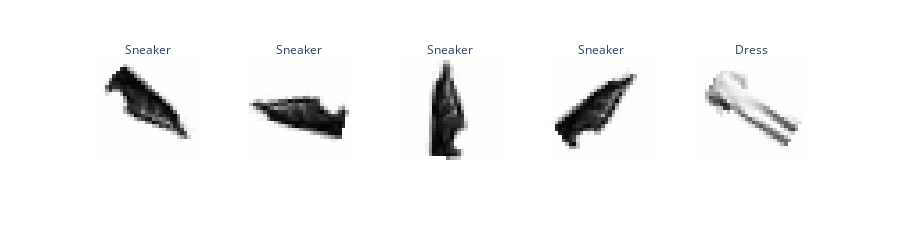

Notebook cell for this chart:
### Markdown cell above
### Problem 7a: Generating Rotated Training Data

**Task:**
Use the provided rotation function to create augmented training data by randomly rotating the original images.

**Hints:**
- Use `NumPy`'s [random.uniform()](https://numpy.org/doc/stable/reference/random/generated/numpy.random.uniform.html) to generate random rotation angles.
- Ensure the function returns two `NumPy` arrays, as `MLPClassifier` expects `NumPy` arrays as input.

### Code cell
def randomly_rotate_images(images, num_rotations_per_image=5):
  """
  Create training data by rotating original images and storing the rotation angles as labels.
  Params:
    - images: numpy array of shape (n_images, 784)
    - num_rotations_per_image: int, number of rotations to perform per image
  Returns:
    - X_augmented: numpy array of shape (n_images * num_rotations_per_image, 784)
    - y_rotations: numpy array of shape (n_images * num_rotations_per_image,)
  """

  # avoid reshape in the list comprehension
  n_images = images.shape[0]
  images_2d = images.reshape(-1, 28, 28)
  images_2d = np.repeat(images_2d, repeats=num_rotations_per_image, axis=0)

  total_rotations = n_images * num_rotations_per_image
  y_rotations = np.random.uniform(0, 360, size=total_rotations)
  X_augmented = np.array([rotate(image, angle, reshape=False, cval=0, order=1) for [image, angle] in zip(images_2d, y_rotations)])
  return X_augmented, y_rotations

y_train = train_df['label'].to_numpy()  
y_test = test_df['label'].to_numpy()

X_train = X_train[:3000]
y_train = y_train[:3000]

num_rotations_per_image = 4
X_train_rotated, y_train_rotations = randomly_rotate_images(X_train, num_rotations_per_image)
y_train_augmented = np.array([y for label in y_train for y in [label]*num_rotations_per_image])
X_train_rotated = X_train_rotated.reshape(-1, 784)
print(X_train_rotated.shape)
print(y_train_augmented.shape)

show_images(X_train_rotated, max_images=5, ncols=5, labels=y_train_augmented, reshape=True)

### Figure 1 — Plotly figure (JSON) as saved in the notebook; plotly's stock layout.template omitted (floating-point values rounded to 4 significant figures; data arrays with more than 128 entries replaced by an {"elided": "..."} marker saying what was removed)
{"data": [{"coloraxis": "coloraxis", "hovertemplate": "x: %{x}<br>y: %{y}<br>color: %{z}<extra></extra>", "name": "0", "type": "heatmap", "xaxis": "x", "yaxis": "y", "z": {"elided": "28x28 float values"}}, {"coloraxis": "coloraxis", "hovertemplate": "x: %{x}<br>y: %{y}<br>color: %{z}<extra></extra>", "name": "1", "type": "heatmap", "xaxis": "x2", "yaxis": "y2", "z": {"elided": "28x28 float values"}}, {"coloraxis": "coloraxis", "hovertemplate": "x: %{x}<br>y: %{y}<br>color: %{z}<extra></extra>", "name": "2", "type": "heatmap", "xaxis": "x3", "yaxis": "y3", "z": {"elided": "28x28 float values"}}, {"coloraxis": "coloraxis", "hovertemplate": "x: %{x}<br>y: %{y}<br>color: %{z}<extra></extra>", "name": "3", "type": "heatmap", "xaxis": "x4", "yaxis": "y4", "z": {"elided": "28x28 float values"}}, {"coloraxis": "coloraxis", "hovertemplate": "x: %{x}<br>y: %{y}<br>color: %{z}<extra></extra>", "name": "4", "type": "heatmap", "xaxis": "x5", "yaxis": "y5", "z": {"elided": "28x28 float values"}}], "layout": {"annotations": [{"font": {}, "showarrow": false, "text": "Sneaker", "x": 0.092, "xanchor": "center", "xref": "paper", "y": 1, "yanchor": "bottom", "yref": "paper"}, {"font": {}, "showarrow": false, "text": "Sneaker", "x": 0.296, "xanchor": "center", "xref": "paper", "y": 1, "yanchor": "bottom", "yref": "paper"}, {"font": {}, "showarrow": false, "text": "Sneaker", "x": 0.5, "xanchor": "center", "xref": "paper", "y": 1, "yanchor": "bottom", "yref": "paper"}, {"font": {}, "showarrow": false, "text": "Sneaker", "x": 0.704, "xanchor": "center", "xref": "paper", "y": 1, "yanchor": "bottom", "yref": "paper"}, {"font": {}, "showarrow": false, "text": "Dress", "x": 0.908, "xanchor": "center", "xref": "paper", "y": 1, "yanchor": "bottom", "yref": "paper"}], "coloraxis": {"colorscale": [[0, "rgb(254, 254, 253)"], [0.09091, "rgb(224, 224, 223)"], [0.1818, "rgb(197, 197, 195)"], [0.2727, "rgb(171, 171, 170)"], [0.3636, "rgb(146, 146, 145)"], [0.4545, "rgb(124, 123, 122)"], [0.5455, "rgb(102, 101, 101)"], [0.6364, "rgb(81, 80, 80)"], [0.7273, "rgb(59, 59, 59)"], [0.8182, "rgb(38, 38, 38)"], [0.9091, "rgb(16, 16, 16)"], [1, "rgb(0, 0, 0)"]], "showscale": false}, "height": 220, "margin": {"t": 60}, "xaxis": {"anchor": "y", "constrain": "domain", "domain": [0, 0.184], "scaleanchor": "y", "showgrid": false, "showticklabels": false}, "xaxis2": {"anchor": "y2", "domain": [0.204, 0.388], "matches": "x", "showgrid": false, "showticklabels": false}, "xaxis3": {"anchor": "y3", "domain": [0.408, 0.592], "matches": "x", "showgrid": false, "showticklabels": false}, "xaxis4": {"anchor": "y4", "domain": [0.612, 0.796], "matches": "x", "showgrid": false, "showticklabels": false}, "xaxis5": {"anchor": "y5", "domain": [0.816, 1], "matches": "x", "showgrid": false, "showticklabels": false}, "yaxis": {"anchor": "x", "autorange": "reversed", "constrain": "domain", "domain": [0, 1], "showgrid": false, "showticklabels": false}, "yaxis2": {"anchor": "x2", "domain": [0, 1], "matches": "y", "showgrid": false, "showticklabels": false}, "yaxis3": {"anchor": "x3", "domain": [0, 1], "matches": "y", "showgrid": false, "showticklabels": false}, "yaxis4": {"anchor": "x4", "domain": [0, 1], "matches": "y", "showgrid": false, "showticklabels": false}, "yaxis5": {"anchor": "x5", "domain": [0, 1], "matches": "y", "showgrid": false, "showticklabels": false}}}
